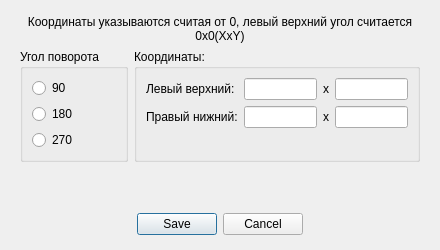
<?xml version="1.0" encoding="UTF-8"?>
<ui version="4.0">
 <class>RotateFragmentForm</class>
 <widget class="QDialog" name="RotateFragmentForm">
  <property name="geometry">
   <rect>
    <x>0</x>
    <y>0</y>
    <width>440</width>
    <height>250</height>
   </rect>
  </property>
  <property name="sizePolicy">
   <sizepolicy hsizetype="Fixed" vsizetype="Fixed">
    <horstretch>0</horstretch>
    <verstretch>0</verstretch>
   </sizepolicy>
  </property>
  <property name="windowTitle">
   <string>Повернуть фрагмент</string>
  </property>
  <layout class="QVBoxLayout" name="verticalLayout_3">
   <property name="leftMargin">
    <number>20</number>
   </property>
   <property name="topMargin">
    <number>15</number>
   </property>
   <property name="rightMargin">
    <number>20</number>
   </property>
   <property name="bottomMargin">
    <number>15</number>
   </property>
   <item>
    <widget class="QLabel" name="label_14">
     <property name="sizePolicy">
      <sizepolicy hsizetype="Preferred" vsizetype="Fixed">
       <horstretch>0</horstretch>
       <verstretch>0</verstretch>
      </sizepolicy>
     </property>
     <property name="text">
      <string>Координаты указываются считая от 0, левый верхний угол считается 0х0(XxY)</string>
     </property>
     <property name="alignment">
      <set>Qt::AlignCenter</set>
     </property>
     <property name="wordWrap">
      <bool>true</bool>
     </property>
    </widget>
   </item>
   <item>
    <layout class="QFormLayout" name="formLayout">
     <item row="0" column="0">
      <layout class="QVBoxLayout" name="verticalLayout_2">
       <item>
        <widget class="QGroupBox" name="groupBox">
         <property name="title">
          <string>Угол поворота</string>
         </property>
         <layout class="QHBoxLayout" name="horizontalLayout">
          <item>
           <layout class="QVBoxLayout" name="verticalLayout">
            <item>
             <widget class="QRadioButton" name="angle90">
              <property name="text">
               <string>90</string>
              </property>
             </widget>
            </item>
            <item>
             <widget class="QRadioButton" name="angle180">
              <property name="text">
               <string>180</string>
              </property>
             </widget>
            </item>
            <item>
             <widget class="QRadioButton" name="angle270">
              <property name="text">
               <string>270</string>
              </property>
             </widget>
            </item>
           </layout>
          </item>
         </layout>
        </widget>
       </item>
      </layout>
     </item>
     <item row="0" column="1">
      <widget class="QGroupBox" name="groupBox_2">
       <property name="title">
        <string>Координаты:</string>
       </property>
       <layout class="QFormLayout" name="formLayout_2">
        <item row="0" column="0">
         <widget class="QLabel" name="label">
          <property name="text">
           <string>Левый верхний:</string>
          </property>
          <property name="textFormat">
           <enum>Qt::AutoText</enum>
          </property>
          <property name="scaledContents">
           <bool>false</bool>
          </property>
          <property name="wordWrap">
           <bool>true</bool>
          </property>
         </widget>
        </item>
        <item row="0" column="1">
         <layout class="QHBoxLayout" name="horizontalLayout_3">
          <item>
           <widget class="QLineEdit" name="xlpos">
            <property name="maxLength">
             <number>4</number>
            </property>
           </widget>
          </item>
          <item>
           <widget class="QLabel" name="label_7">
            <property name="text">
             <string>x</string>
            </property>
           </widget>
          </item>
          <item>
           <widget class="QLineEdit" name="ylpos">
            <property name="maxLength">
             <number>4</number>
            </property>
           </widget>
          </item>
         </layout>
        </item>
        <item row="1" column="0">
         <widget class="QLabel" name="label_2">
          <property name="text">
           <string>Правый нижний:</string>
          </property>
          <property name="wordWrap">
           <bool>true</bool>
          </property>
         </widget>
        </item>
        <item row="1" column="1">
         <layout class="QHBoxLayout" name="horizontalLayout_4">
          <item>
           <widget class="QLineEdit" name="xrpos">
            <property name="maxLength">
             <number>4</number>
            </property>
           </widget>
          </item>
          <item>
           <widget class="QLabel" name="label_8">
            <property name="text">
             <string>x</string>
            </property>
           </widget>
          </item>
          <item>
           <widget class="QLineEdit" name="yrpos">
            <property name="maxLength">
             <number>4</number>
            </property>
           </widget>
          </item>
         </layout>
        </item>
       </layout>
      </widget>
     </item>
    </layout>
   </item>
   <item>
    <widget class="QDialogButtonBox" name="buttonBox">
     <property name="standardButtons">
      <set>QDialogButtonBox::Cancel|QDialogButtonBox::Save</set>
     </property>
     <property name="centerButtons">
      <bool>true</bool>
     </property>
    </widget>
   </item>
  </layout>
 </widget>
 <resources/>
 <connections/>
</ui>
